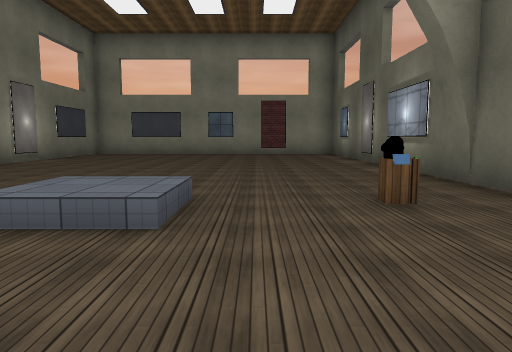
View 1 (above)

16 first-person views from a walk through a 3-D level made in the Unity game engine. The camera is 1.4 m above the floor, tilts 6° down and sees 70° across. Doors are open. The floor is counted in squares, 2 m on a side. Each view is taken from the middle of a square. On the plan, view 1 faces up. The plan holds only what a view shows up to about 11 squares ahead; the rest is blank. The place goes on beyond the plan. Some animated figures are not drawn. Surface patterns are stand-ins for the level's own textures.

View 2
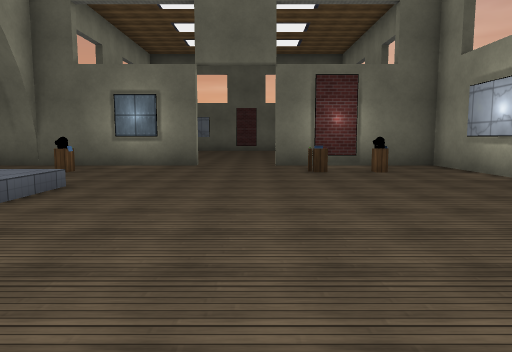

View 3
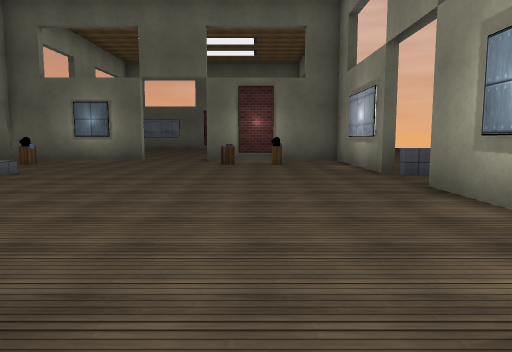

View 4
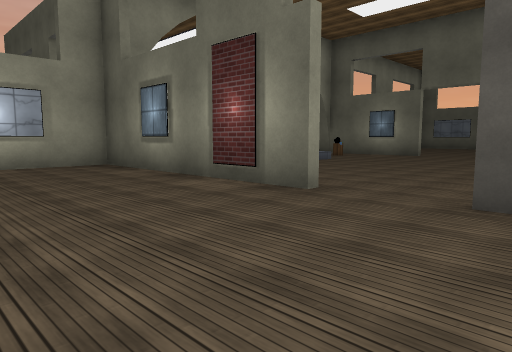

View 5
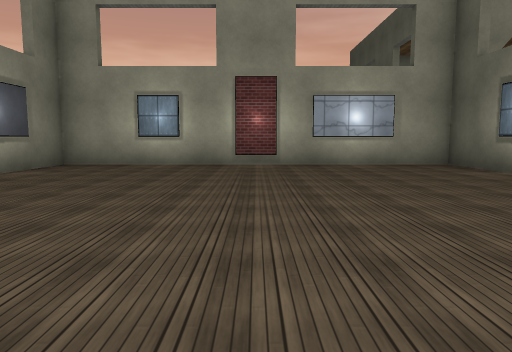

View 6
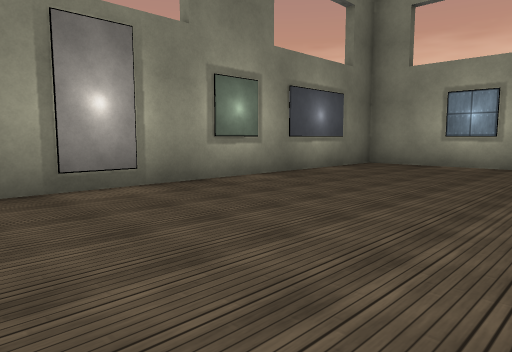

View 7
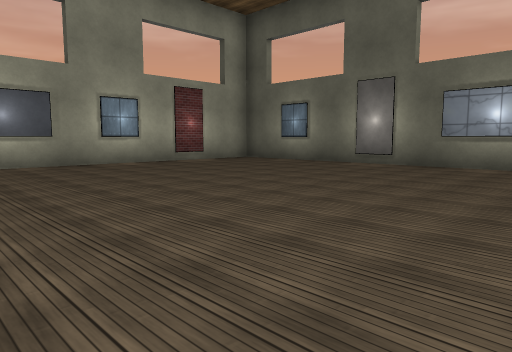

View 8
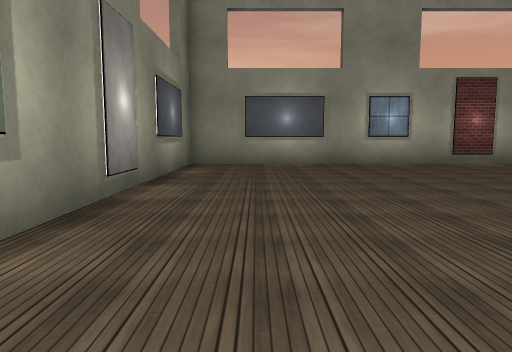

View 9
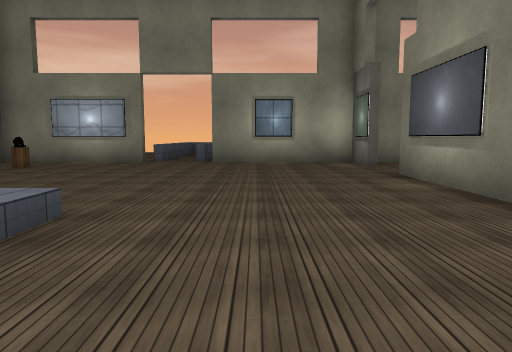

View 10
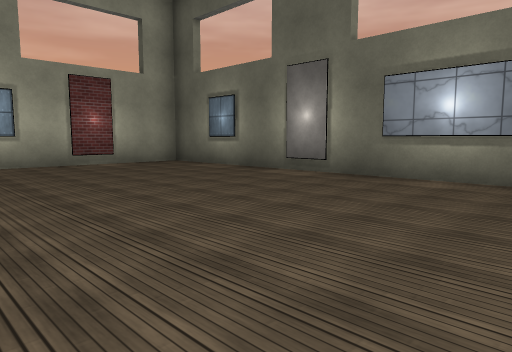

View 11
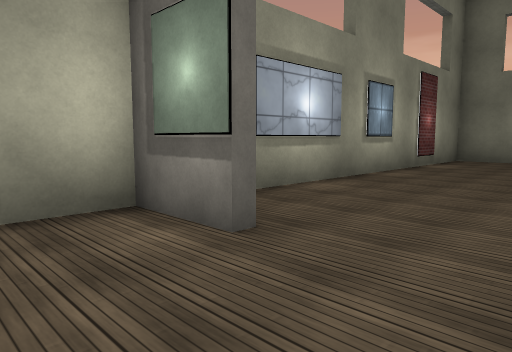

View 12
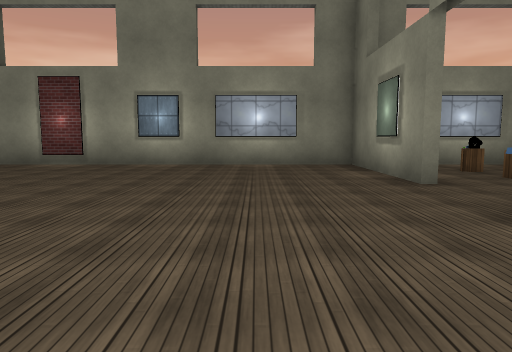

View 13
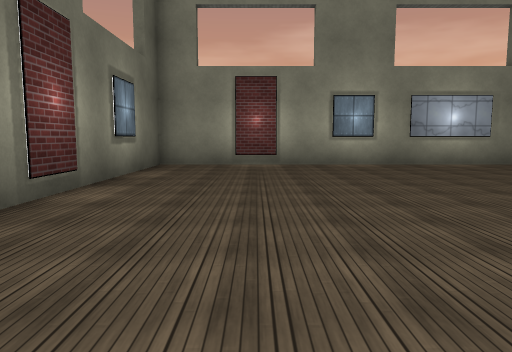

View 14
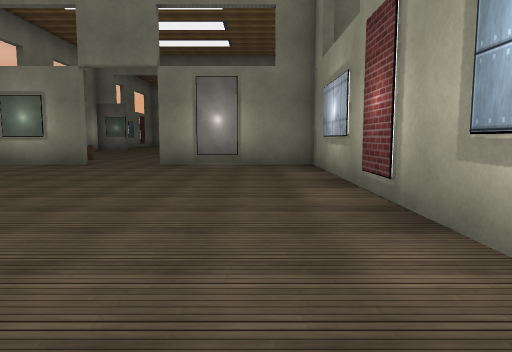

View 15
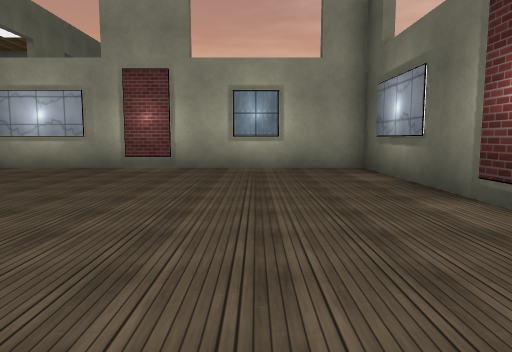

View 16
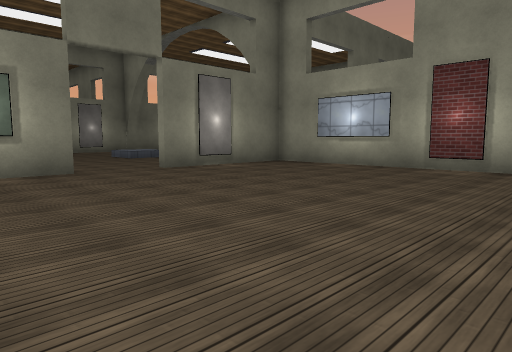

### Floor plan
Ten units are one square. View 1 is at (0, 0); x grows to the right and y downward. Boxes are objects, and circles mark ways between rooms. Rooms are numbered by the first view taken in them; rooms with no view inside come last. Other rooms are left out.
<svg viewBox="-175 -162 315 214">
<path fill="none" stroke="#000" d="M-67 -21 -67 10M32 -14 32 -157 -67 -157 -67 -84M-67 30 -67 45 -28 45M-9 45 32 45 32 5M-70 11 -70 -55 -170 -55 -170 45 -75 45M35 4 35 45 135 45 135 -55 35 -55 35 -15"/>
<rect x="5" y="5" width="10" height="10" fill="#bbb"><title>other object</title></rect>
<rect x="15" y="25" width="10" height="10" fill="#bbb"><title>other object</title></rect>
<rect x="15" y="-45" width="10" height="10" fill="#bbb"><title>other object</title></rect>
<rect x="25" y="-115" width="10" height="10" fill="#bbb"><title>painting</title></rect>
<rect x="35" y="-35" width="10" height="10" fill="#bbb"><title>painting</title></rect>
<circle cx="-70" cy="20" r="3" fill="#2a7"/>
<circle cx="35" cy="-5" r="3" fill="#2a7"/>
<text x="-20" y="-60">1</text>
<text x="-120" y="-10">2</text>
<text x="90" y="-10">3</text>
</svg>
Room 1 opens to room 2. Room 1 opens to room 3.

Where each view was taken, in squares from view 1:
view 1: 0 up, 0 right, facing up
view 2: 0 up, 6 left, facing right
view 3: 2 down, 8 left, facing right
view 4: 4 down, 11 left, facing up-right
view 5: 4 down, 12 left, facing up
view 6: 4 down, 12 left, facing up-left
view 7: 6 up, 6 left, facing up-right
view 8: 6 up, 5 left, facing up
view 9: 6 up, 4 left, facing down
view 10: 6 up, 3 left, facing up-right
view 11: 1 down, 5 left, facing down-left
view 12: 5 up, 6 right, facing down
view 13: 5 up, 11 right, facing down
view 14: 4 up, 13 right, facing left
view 15: 3 down, 11 right, facing up
view 16: 3 down, 11 right, facing up-left
